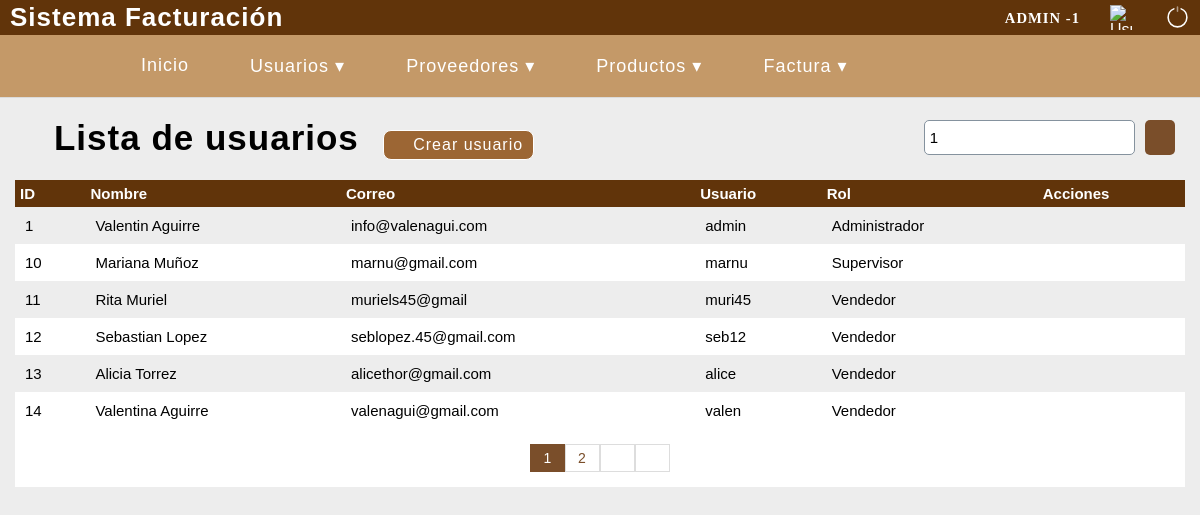
The page /buscar-usuario.php?busqueda=1 (signed in) on the database its author committed.
### tables this page shows
CREATE TABLE `usuario` (
  `idusuario` int(11) NOT NULL,
  `nombre` varchar(50) DEFAULT NULL,
  `correo` varchar(100) DEFAULT NULL,
  `usuario` varchar(15) DEFAULT NULL,
  `clave` varchar(100) DEFAULT NULL,
  `rol` int(11) DEFAULT NULL,
  `estado` int(11) NOT NULL DEFAULT 1
);

CREATE TABLE `rol` (
  `idrol` int(11) NOT NULL,
  `rol` varchar(20) DEFAULT NULL
);

### buscar-usuario.php (the view, shortened to what this page needs)
<?php
    include "config/db.php";
?>
<!DOCTYPE html>
<html lang="en">
<head>
    <?php include "includes/scripts.php" ?>
</head>
<body>
    <?php include "includes/header.php" ?>
	<section id="container">
		<?php
            $busqueda = strtolower($_REQUEST['busqueda']);
        ?>
        <h1><i class="fas fa-user-group"></i> Lista de usuarios</h1>
        <a href="registro-usuario.php" class="btn-new"><i class="fas fa-user-plus"></i> Crear usuario</a>
        <form action="buscar-usuario.php" method="get" class="form-search">
            <input type="text" name="busqueda" id="busqueda" placeholder="Buscar" value="<?php echo $busqueda ?>">
            <button type="submit"class="btn-search"><i class="fas fa-magnifying-glass"></i></button>
        </form>
        <table>
            <tr>
                <th>ID</th>
                <th>Nombre</th>
                <th>Correo</th>
                <th>Usuario</th>
                <th>Rol</th>
                <th>Acciones</th>
            </tr>
            <?php
                $rol = '';
                $sql_register = mysqli_query($conexion, "SELECT COUNT(*) as total_registro FROM usuario WHERE (idusuario LIKE '%$busqueda%' OR nombre LIKE '%$busqueda%' OR correo LIKE '%$busqueda%' OR usuario LIKE '%$busqueda%' $rol) AND estado = 1");
                $result_register = mysqli_fetch_array($sql_register);
                $total_registro = $result_register['total_registro'];
                $por_pagina = 6;
                if(empty($_GET['pagina'])){
                    $pagina = 1;
                }else{
                    $pagina = $_GET['pagina'];
                }
                $desde = ($pagina - 1) * $por_pagina;
                $total_paginas = ceil($total_registro / $por_pagina);
                $query = mysqli_query($conexion, "SELECT u.idusuario, u.nombre, u.correo, u.usuario, r.rol FROM usuario u INNER JOIN rol r ON u.rol = r.idrol WHERE (u.idusuario LIKE '%$busqueda%' OR u.nombre LIKE '%$busqueda%' OR u.correo LIKE '%$busqueda%' OR u.usuario LIKE '%$busqueda%' OR r.rol LIKE '%$busqueda%') AND estado = 1 ORDER BY idusuario ASC LIMIT $desde, $por_pagina");
                $result = mysqli_num_rows($query);
                if($result > 0){
                    while ($data = mysqli_fetch_array($query)){
                    ?>
                        <tr>
                            <td><?php echo $data['idusuario'] ?></td>
                            <td><?php echo $data['nombre'] ?></td>
                            <td><?php echo $data['correo'] ?></td>
                            <td><?php echo $data['usuario'] ?></td>
                            <td><?php echo $data['rol'] ?></td>
                            <td>
                                <a href="editar-usuario.php?id=<?php echo $data['idusuario'] ?>" style="color: #126e00; padding: 5px;"><i class="fas fa-pencil"></i></a>
                                <?php if($data['idusuario'] != 1){ ?>
                                    <a href="eliminar-usuario.php?id=<?php echo $data['idusuario'] ?>" style="color: #b11919; padding: 5px;"><i class="fas fa-trash"></i></a>
                                <?php } ?>
                            </td>
                        </tr>
                <?php
                    }
                }
                ?>
        </table>
        <?php
            if($total_registro != 1){
        ?>
        <div class="paginador">
            <ul>
                <?php
                    for ($i=1; $i <= $total_paginas; $i++){
                        if($i == $pagina){
                            echo '<li class="pageSelected">'.$i.'</li>';
                        }else{
                            echo '<li><a href="?pagina='.$i.'&busqueda='.$busqueda.'">'.$i.'</a></li>';
                        }
                    }
                    if($pagina != $total_paginas){
                ?>
                <li><a href="?pagina=<?php echo $pagina + 1 ?>"><i class="fas fa-angles-right"></i></a></li>
                <li><a href="?pagina=<?php echo $total_paginas ?>"><i class="fas fa-forward-step"></i></a></li>
                <?php } ?>
            </ul>
        </div>
        <?php } ?>
	</section>
</body>
</html>

### css/style.css (style rules this page uses)
* { margin: 0; padding: 0; box-sizing: border-box; font-family: Arial, Helvetica, sans-serif; }
body { background: #ededed; }
h1, h2, h3, h4, h5, h6 { font-family: Arial, Helvetica, sans-serif; letter-spacing: 1px; }
h1 { font-size: 26px; }
a { text-decoration: none; font-family: arial; letter-spacing: 1px; }
#container { padding: 110px 15px 15px; }
input, select { display: block; width: 100%; font-size: 15px; padding: 5px; border: 1px solid #85929e; border-radius: 5px; }
#container h1 { font-size: 35px; display: inline-block; }
.btn-new { display: inline-block; background: #9c6634; color: #fff; padding: 5px 20px; border-radius: 8px; margin: 20px; border: 0.5px solid; padding: 5px 10px; text-decoration: none; }
table { border-collapse: collapse; font-size: 15px; width: 100%; }
table th { text-align: left; padding: 5px; background-color: #61340a; color: #fff; }
table tr:nth-child(odd) { background-color: #fff; }
table td { padding: 10px; }
.paginador ul { padding: 15px; list-style: none; background-color: #fff; display: -webkit-flex; display: -moz-flex; display: -ms-flex; display: -o-flex; display: flex; justify-content: center; }
.paginador a, .pageSelected { color: #7a4e2a; border: 1px solid #ddd; padding: 5px; display: inline-block; font-size: 14px; text-align: center; width: 35px; }
.pageSelected { color: #fff; background-color: #7a4e2a; border: 1px solid #7a4e2a; }
.form-search { display: -webkit-flex; display: -moz-flex; display: -ms-flex; display: -o-flex; display: flex; float: right; background: initial; padding: 10px; border-radius: 10px; }
.form-search .btn-search { background: #7a4e2a; color: #fff; padding: 10px; border: 0; cursor: pointer; margin-left: 10px; border-radius: 5px; }

### rows shown on the page
usuario: idusuario "1", nombre "Valentin Aguirre", correo "info@valenagui.com", usuario "admin", rol.rol "Administrador"
usuario: idusuario "10", nombre "Mariana Muñoz", correo "marnu@gmail.com", usuario "marnu", rol.rol "Supervisor"
usuario: idusuario "11", nombre "Rita Muriel", correo "muriels45@gmail", usuario "muri45", rol.rol "Vendedor"
usuario: idusuario "12", nombre "Sebastian Lopez", correo "seblopez.45@gmail.com", usuario "seb12", rol.rol "Vendedor"
usuario: idusuario "13", nombre "Alicia Torrez", correo "alicethor@gmail.com", usuario "alice", rol.rol "Vendedor"
usuario: idusuario "14", nombre "Valentina Aguirre", correo "valenagui@gmail.com", usuario "valen", rol.rol "Vendedor"

### other values the page prints
$_SESSION['user'] "ADMIN"
$_SESSION['rol'] "1"
